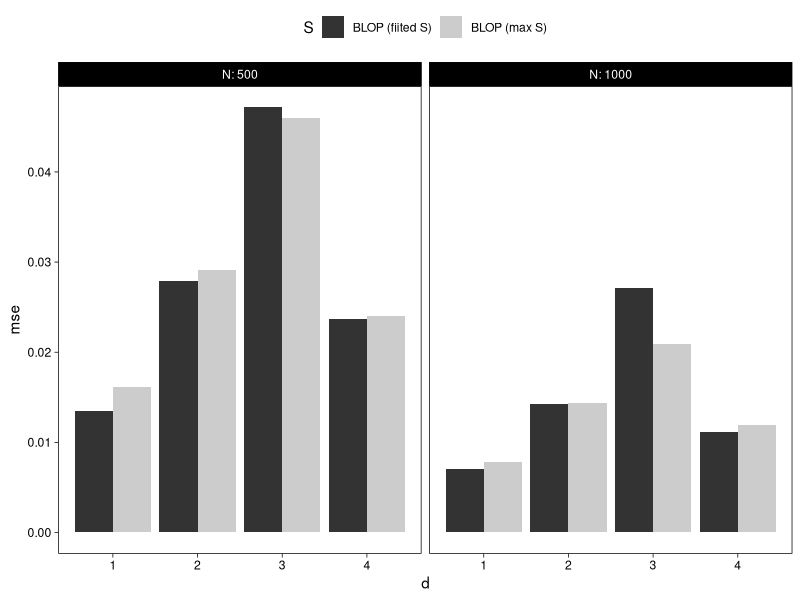

Recreate this plot in R. (Note: this script raises an error after producing the figure.)
library(magrittr)
f <- function (x, y) mean((x - y)^2)
exp_03a <- 
    readr::read_csv("data/exp-02.csv") %>%
    dplyr::filter(l == 1.75, o == sqrt(2), !is.infinite(estimate)) %>%
    dplyr::mutate(m = "BLOP (max S)") %>%
    dplyr::group_by(m, d, N) %>%
    dplyr::summarise(mse = f(estimate, target), .groups = "drop")

exp_03b <- 
    readr::read_csv("data/exp-03.csv") %>%
    dplyr::filter(l == 1.75, o == sqrt(2), !is.infinite(estimate)) %>%
    dplyr::mutate(m = "BLOP (fiited S)") %>%
    dplyr::group_by(m, d, N) %>%
    dplyr::summarise(mse = f(estimate, target), .groups = "drop")

exp_03 <-
    rbind(exp_03a, exp_03b) %>%
    dplyr::rename(method = m)

p <- 
    exp_03 %>%
    ggplot2::ggplot(ggplot2::aes(x = d, y = mse, fill = method)) + 
    ggplot2::facet_grid( ~ N, labeller = "label_both", scales = "free") +
    ggplot2::geom_bar(stat = "identity", position = ggplot2::position_dodge()) +
    ggplot2::theme_linedraw() +
    ggplot2::scale_fill_grey() + 
    ggplot2::theme(
        panel.grid.major = ggplot2::element_blank(), 
        panel.grid.minor = ggplot2::element_blank(),
        legend.position  = "top"
    ) +
    ggplot2::labs(
        fill = "S"
    )
ggplot2::ggsave("images/exp-03.pdf", p, width = 6, height = 3)
p
